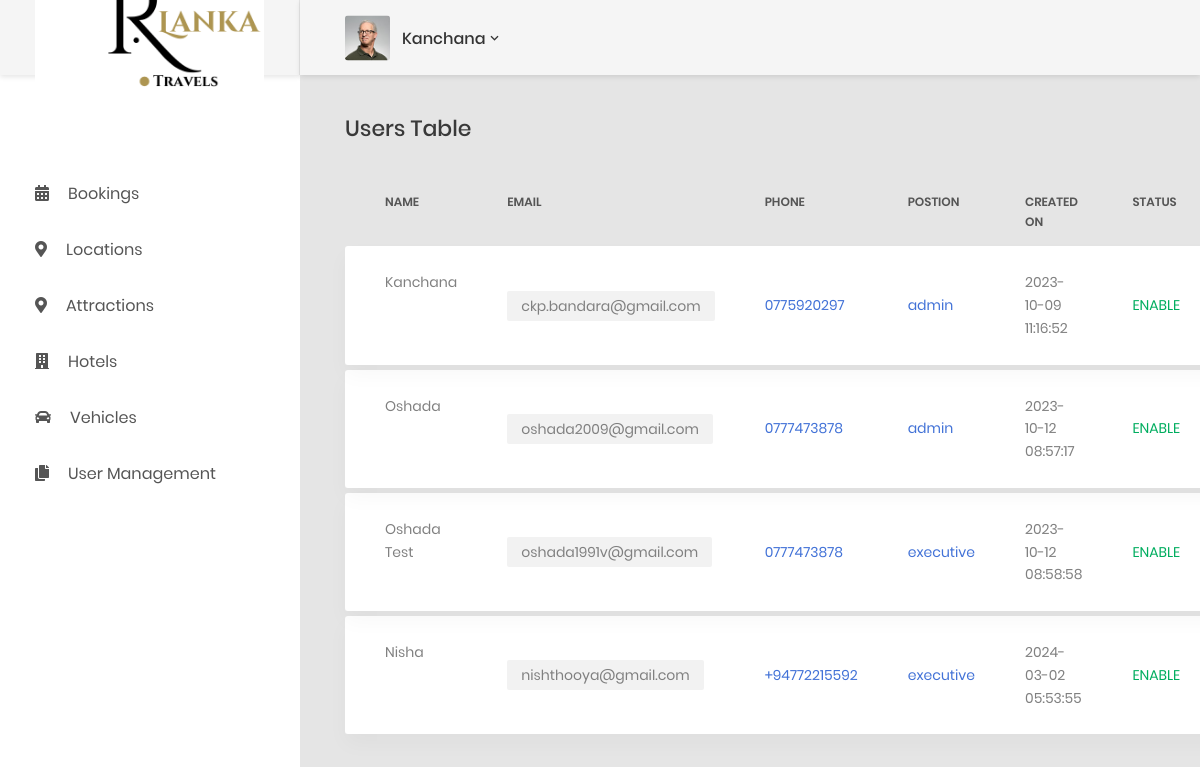
/users.php (signed in), run on the app's committed database.
### tables this page shows
CREATE TABLE `users` (
  `id` int(11) NOT NULL,
  `name` varchar(255) NOT NULL,
  `phone` varchar(50) NOT NULL,
  `email` varchar(150) NOT NULL,
  `pass` varchar(255) NOT NULL,
  `user_type` varchar(150) NOT NULL,
  `created_on` datetime NOT NULL,
  `status` varchar(150) NOT NULL
);

### users.php (the view, shortened to what this page needs)
<?php include('config/header.php');?>
<?php include('config/side_menu.php');?>
            <div class="main-content">
                <div class="section__content section__content--p30">
                    <div class="container-fluid">
                        <div class="row">
                            <div class="col-md-12">
                                <h3 class="title-5 m-b-35">Users table</h3>
                                <div class="table-responsive table-responsive-data2">
                                    <table class="table table-data2">
                                        <thead>
                                            <tr>
                                                <th>Name</th>
                                                <th>Email</th>
                                                <th>Phone</th>
                                                <th>Postion</th>
                                                <th>Created On</th>
                                                <th>Status</th>
                                                <th></th>
                                            </tr>
                                        </thead>
                                        <tbody>
										<?php
										 include 'config/config.php';
$sqlid= "SELECT * FROM users";
	$runid=mysqli_query($con,$sqlid) or die("SQL error");
	while($rowid=mysqli_fetch_array($runid))
	{
										?>
                                            <tr class="tr-shadow">
                                                <td><?php echo $rowid['name']; ?></td>
                                                <td>
                                                    <span class="block-email"><?php echo $rowid['email']; ?></span>
                                                </td>
                                                <td class="desc"><?php echo $rowid['phone']; ?></td>
                                                <td class="desc"><?php echo $rowid['user_type']; ?></td>
                                                <td><?php echo $rowid['created_on']; ?></td>
                                                <td>
                                                    <span class="status--process"><?php echo $rowid['status']; ?></span>
                                                </td>
                                                <td>
                                                </td>
                                            </tr>
                                            <tr class="spacer"></tr>
	<?php } ?>
                                        </tbody>
                                    </table>
                                </div>
                            </div>
                        </div>
                    </div>
                </div>
            </div>
        </div>
<?php include('config/footer.php');?>

### config/header.php (shortened to what this page needs)
<?php
if(isset($_SESSION['username']) && (time() - $_SESSION['LAST_ACTIVITY'] > 3600)){
$u_type=$_SESSION['u_type'];
$u_name=$_SESSION['u_name'];
?>
<!DOCTYPE html>
<html lang="en">
<head>
    <link href="css/font-face.css" rel="stylesheet" media="all">
    <link href="vendor/font-awesome-5/css/fontawesome-all.min.css" rel="stylesheet" media="all">
    <link href="vendor/font-awesome-4.7/css/font-awesome.min.css" rel="stylesheet" media="all">
    <link href="vendor/mdi-font/css/material-design-iconic-font.min.css" rel="stylesheet" media="all">
    <link href="vendor/bootstrap-4.1/bootstrap.min.css" rel="stylesheet" media="all">
    <link href="vendor/animsition/animsition.min.css" rel="stylesheet" media="all">
    <link href="vendor/bootstrap-progressbar/bootstrap-progressbar-3.3.4.min.css" rel="stylesheet" media="all">
    <link href="vendor/wow/animate.css" rel="stylesheet" media="all">
    <link href="vendor/css-hamburgers/hamburgers.min.css" rel="stylesheet" media="all">
    <link href="vendor/slick/slick.css" rel="stylesheet" media="all">
    <link href="vendor/select2/select2.min.css" rel="stylesheet" media="all">
    <link href="vendor/perfect-scrollbar/perfect-scrollbar.css" rel="stylesheet" media="all">
    <link href="css/theme.css" rel="stylesheet" media="all">
</head>
<body class="animsition">
    <div class="page-wrapper">
		<div class="page-container">
            <header class="header-desktop">
                <div class="section__content section__content--p30">
                    <div class="container-fluid">
                        <div class="header-wrap">
                            <div class="header-button">
                                <div class="account-wrap">
                                    <div class="account-item clearfix js-item-menu">
                                        <div class="image">
                                            <img src="images/icon/avatar-01.jpg" alt="John Doe" />
                                        </div>
                                        <div class="content">
                                            <a class="js-acc-btn" href="#"><?php echo $u_name; ?></a>
                                        </div>
                                    </div>
                                </div>
                            </div>
                        </div>
                    </div>
                </div>
            </header>
			<?php }
else{
	header('location:index.php');
}
?>

### config/side_menu.php (shortened to what this page needs)
  <aside class="menu-sidebar d-none d-lg-block">
      <div class="logo">
          <a href="#">
              <img src="images/icon/logo.png" alt="Cool Admin" />
          </a>
      </div>
      <div class="menu-sidebar__content js-scrollbar1">
          <nav class="navbar-sidebar">
              <ul class="list-unstyled navbar__list">
                  <li class="has-sub">
                      <a class="js-arrow" href="dashboard.php">
                          <i class="fas fa-tachometer-alt"></i>Dashboard</a>
                  </li>
<li class="has-sub">
                      <a class="js-arrow" href="#">
                          <i class="fas fa-calendar-alt"></i>Bookings</a>
                  </li>
                 <?php if($u_type=='admin'){ ?>
                   <li class="has-sub">
                      <a class="js-arrow" href="#">
                          <i class="fas fa-map-marker-alt"></i>Locations</a>
                  </li>
 <li class="has-sub">
                      <a class="js-arrow" href="#">
                          <i class="fas fa-map-marker-alt"></i>Attractions</a>
                  </li> <li class="has-sub">
                      <a class="js-arrow" href="#">
                          <i class="fas fa-building "></i>Hotels</a>
                  </li>
<li class="has-sub">
                      <a class="js-arrow" href="#">
                          <i class="fas fa-car "></i>Vehicles</a>
                  </li>
                <li class="has-sub">
                      <a class="js-arrow" href="#">
                          <i class="fas fa-copy"></i>User Management</a>
                  </li>
  <?php } ?>
              </ul>
          </nav>
      </div>
  </aside>

### config/footer.php (shortened to what this page needs)
</div>
</body>
</html>

### data on the page
users: name "Kanchana", email "ckp.bandara@gmail.com", phone "0775920297", user_type "admin", created_on "2023-10-09 11:16:52", status "ENABLE"
users: name "Oshada", email "oshada2009@gmail.com", phone "0777473878", user_type "admin", created_on "2023-10-12 08:57:17", status "ENABLE"
users: name "Oshada Test", email "oshada1991v@gmail.com", phone "0777473878", user_type "executive", created_on "2023-10-12 08:58:58", status "ENABLE"
users: name "Nisha", email "nishthooya@gmail.com", phone "+94772215592", user_type "executive", created_on "2024-03-02 05:53:55", status "ENABLE"

### other printed values
$u_name "Kanchana"
